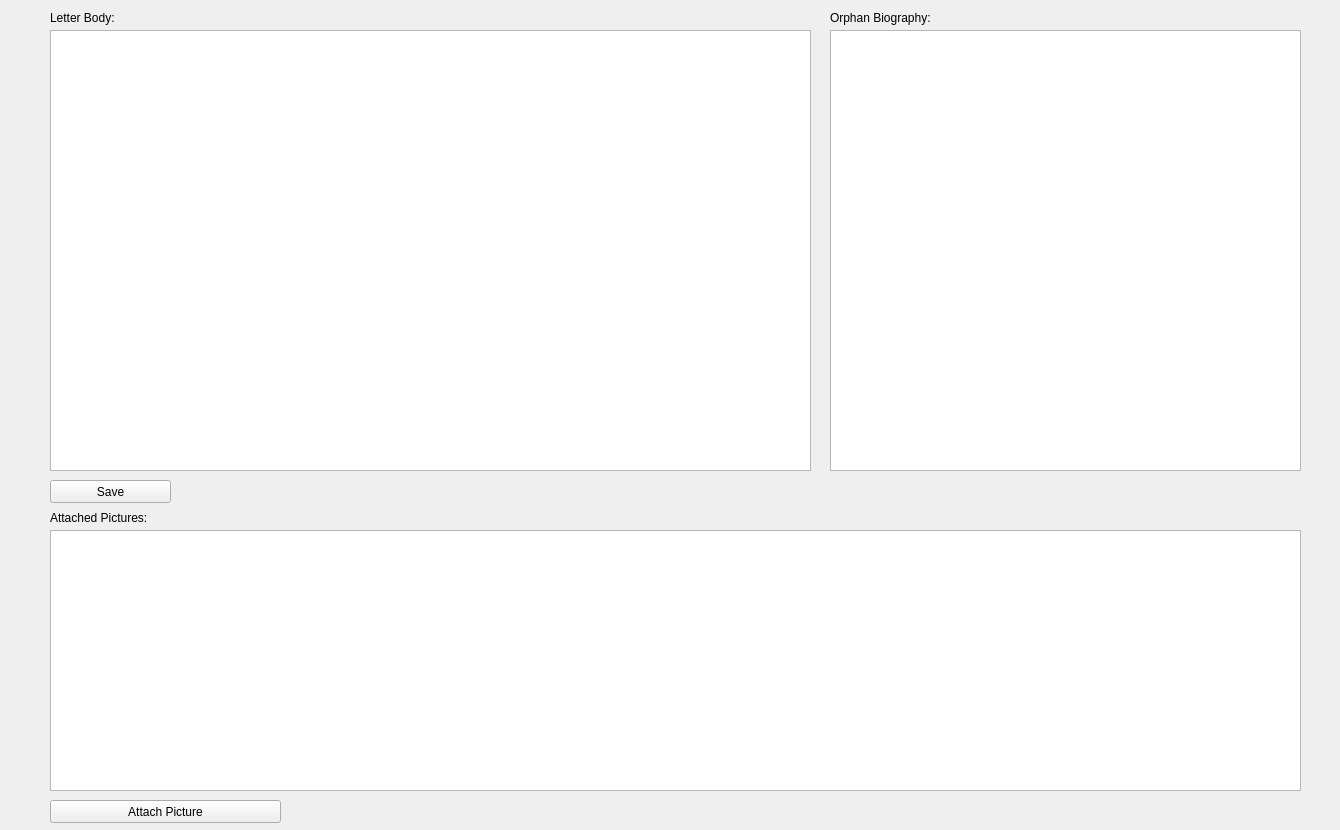
<?xml version="1.0" encoding="UTF-8"?>
<ui version="4.0">
 <class>WriteOrphan</class>
 <widget class="QWidget" name="WriteOrphan">
  <property name="geometry">
   <rect>
    <x>0</x>
    <y>0</y>
    <width>1340</width>
    <height>830</height>
   </rect>
  </property>
  <property name="sizePolicy">
   <sizepolicy hsizetype="Maximum" vsizetype="Maximum">
    <horstretch>0</horstretch>
    <verstretch>0</verstretch>
   </sizepolicy>
  </property>
  <property name="windowTitle">
   <string>Form</string>
  </property>
  <widget class="QTextEdit" name="txtOrphan">
   <property name="geometry">
    <rect>
     <x>50</x>
     <y>30</y>
     <width>761</width>
     <height>441</height>
    </rect>
   </property>
  </widget>
  <widget class="QPushButton" name="btnSave">
   <property name="geometry">
    <rect>
     <x>50</x>
     <y>480</y>
     <width>121</width>
     <height>23</height>
    </rect>
   </property>
   <property name="text">
    <string>Save</string>
   </property>
  </widget>
  <widget class="QListWidget" name="listPics">
   <property name="geometry">
    <rect>
     <x>50</x>
     <y>530</y>
     <width>1251</width>
     <height>261</height>
    </rect>
   </property>
   <property name="flow">
    <enum>QListView::LeftToRight</enum>
   </property>
   <property name="uniformItemSizes">
    <bool>true</bool>
   </property>
   <property name="batchSize">
    <number>6</number>
   </property>
  </widget>
  <widget class="QTextEdit" name="txtBio">
   <property name="geometry">
    <rect>
     <x>830</x>
     <y>30</y>
     <width>471</width>
     <height>441</height>
    </rect>
   </property>
  </widget>
  <widget class="QLabel" name="label">
   <property name="geometry">
    <rect>
     <x>50</x>
     <y>10</y>
     <width>121</width>
     <height>16</height>
    </rect>
   </property>
   <property name="text">
    <string>Letter Body:</string>
   </property>
  </widget>
  <widget class="QLabel" name="label_2">
   <property name="geometry">
    <rect>
     <x>830</x>
     <y>10</y>
     <width>121</width>
     <height>16</height>
    </rect>
   </property>
   <property name="text">
    <string>Orphan Biography:</string>
   </property>
  </widget>
  <widget class="QLabel" name="label_3">
   <property name="geometry">
    <rect>
     <x>50</x>
     <y>510</y>
     <width>121</width>
     <height>16</height>
    </rect>
   </property>
   <property name="text">
    <string>Attached Pictures:</string>
   </property>
  </widget>
  <widget class="QPushButton" name="btnAttachImage">
   <property name="geometry">
    <rect>
     <x>50</x>
     <y>800</y>
     <width>231</width>
     <height>23</height>
    </rect>
   </property>
   <property name="text">
    <string>Attach Picture</string>
   </property>
  </widget>
 </widget>
 <resources/>
 <connections/>
</ui>
